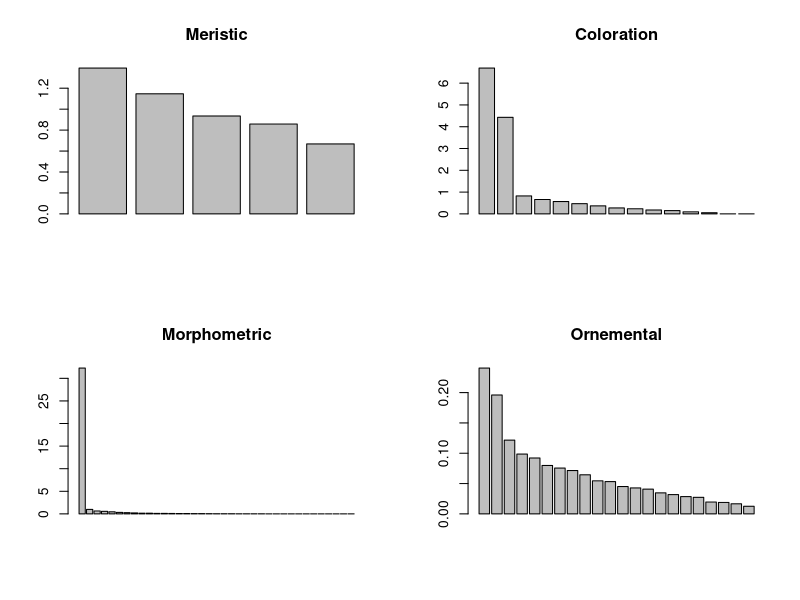

This chart was generated by the following R code:
library(ade4)


### Name: lascaux
### Title: Genetic/Environment and types of variables
### Aliases: lascaux
### Keywords: datasets

### ** Examples

data(lascaux)

if(adegraphicsLoaded()) {
  g1 <- s1d.barchart(dudi.pca(lascaux$meris, scan = FALSE)$eig, psub.text = "Meristic", 
    p1d.horizontal = FALSE, plot = FALSE)
  g2 <- s1d.barchart(dudi.pca(lascaux$colo, scan = FALSE)$eig, psub.text = "Coloration", 
    p1d.horizontal = FALSE, plot = FALSE)
  g3 <- s1d.barchart(dudi.pca(na.omit(lascaux$morpho), scan = FALSE)$eig, 
    psub.text = "Morphometric", p1d.horizontal = FALSE, plot = FALSE)
  g4 <- s1d.barchart(dudi.acm(na.omit(lascaux$orne), scan = FALSE)$eig, 
    psub.text = "Ornemental", p1d.horizontal = FALSE, plot = FALSE)
  
  G <- ADEgS(c(g1, g2, g3, g4), layout = c(2, 2))
  
} else {
  par(mfrow = c(2,2))
  barplot(dudi.pca(lascaux$meris, scan = FALSE)$eig)
  title(main = "Meristic")
  barplot(dudi.pca(lascaux$colo, scan = FALSE)$eig)
  title(main = "Coloration")
  barplot(dudi.pca(na.omit(lascaux$morpho), scan = FALSE)$eig)
  title(main = "Morphometric")
  barplot(dudi.acm(na.omit(lascaux$orne), scan = FALSE)$eig)
  title(main = "Ornemental")
  par(mfrow = c(1,1))
}
